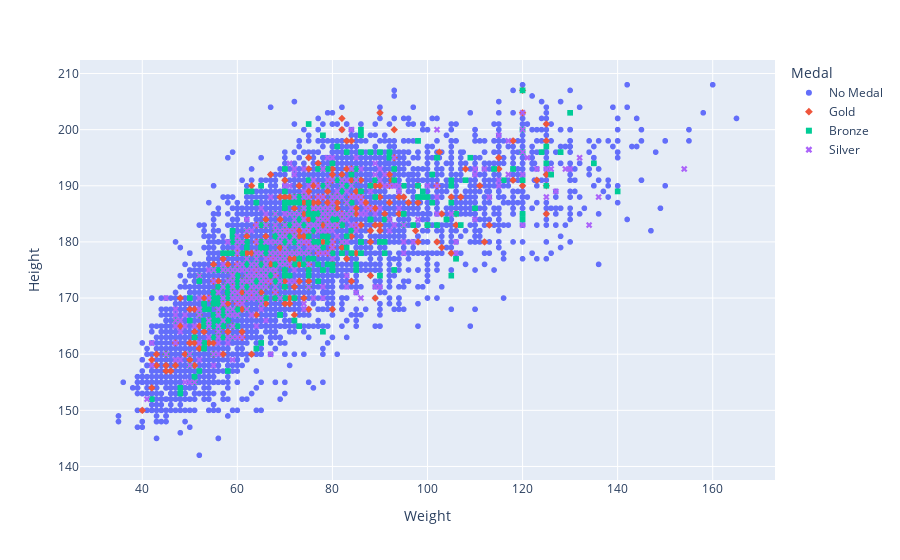

Here is the notebook cell this chart was saved with:
### Code cell
temp_df = athlete_df[athlete_df['Sport'] == 'Athletics']
px.scatter(temp_df, x = 'Weight', y = 'Height' , color = 'Medal', symbol= 'Medal')

### Figure 1 — Plotly figure (JSON) as saved in the notebook; plotly's stock layout.template omitted (floating-point values rounded to 4 significant figures; data arrays with more than 128 entries replaced by an {"elided": "..."} marker saying what was removed)
{"data": [{"hovertemplate": "Medal=No Medal<br>Weight=%{x}<br>Height=%{y}<extra></extra>", "legendgroup": "No Medal", "marker": {"color": "#636efa", "symbol": "circle"}, "mode": "markers", "name": "No Medal", "showlegend": true, "type": "scattergl", "x": {"elided": "20504 float values"}, "xaxis": "x", "y": {"elided": "20504 int values"}, "yaxis": "y"}, {"hovertemplate": "Medal=Gold<br>Weight=%{x}<br>Height=%{y}<extra></extra>", "legendgroup": "Gold", "marker": {"color": "#EF553B", "symbol": "diamond"}, "mode": "markers", "name": "Gold", "showlegend": true, "type": "scattergl", "x": {"elided": "496 float values"}, "xaxis": "x", "y": {"elided": "496 int values"}, "yaxis": "y"}, {"hovertemplate": "Medal=Bronze<br>Weight=%{x}<br>Height=%{y}<extra></extra>", "legendgroup": "Bronze", "marker": {"color": "#00cc96", "symbol": "square"}, "mode": "markers", "name": "Bronze", "showlegend": true, "type": "scattergl", "x": {"elided": "520 int values"}, "xaxis": "x", "y": {"elided": "520 int values"}, "yaxis": "y"}, {"hovertemplate": "Medal=Silver<br>Weight=%{x}<br>Height=%{y}<extra></extra>", "legendgroup": "Silver", "marker": {"color": "#ab63fa", "symbol": "x"}, "mode": "markers", "name": "Silver", "showlegend": true, "type": "scattergl", "x": {"elided": "530 int values"}, "xaxis": "x", "y": {"elided": "530 int values"}, "yaxis": "y"}], "layout": {"legend": {"title": {"text": "Medal"}, "tracegroupgap": 0}, "margin": {"t": 60}, "xaxis": {"anchor": "y", "domain": [0, 1], "title": {"text": "Weight"}}, "yaxis": {"anchor": "x", "domain": [0, 1], "title": {"text": "Height"}}}}
